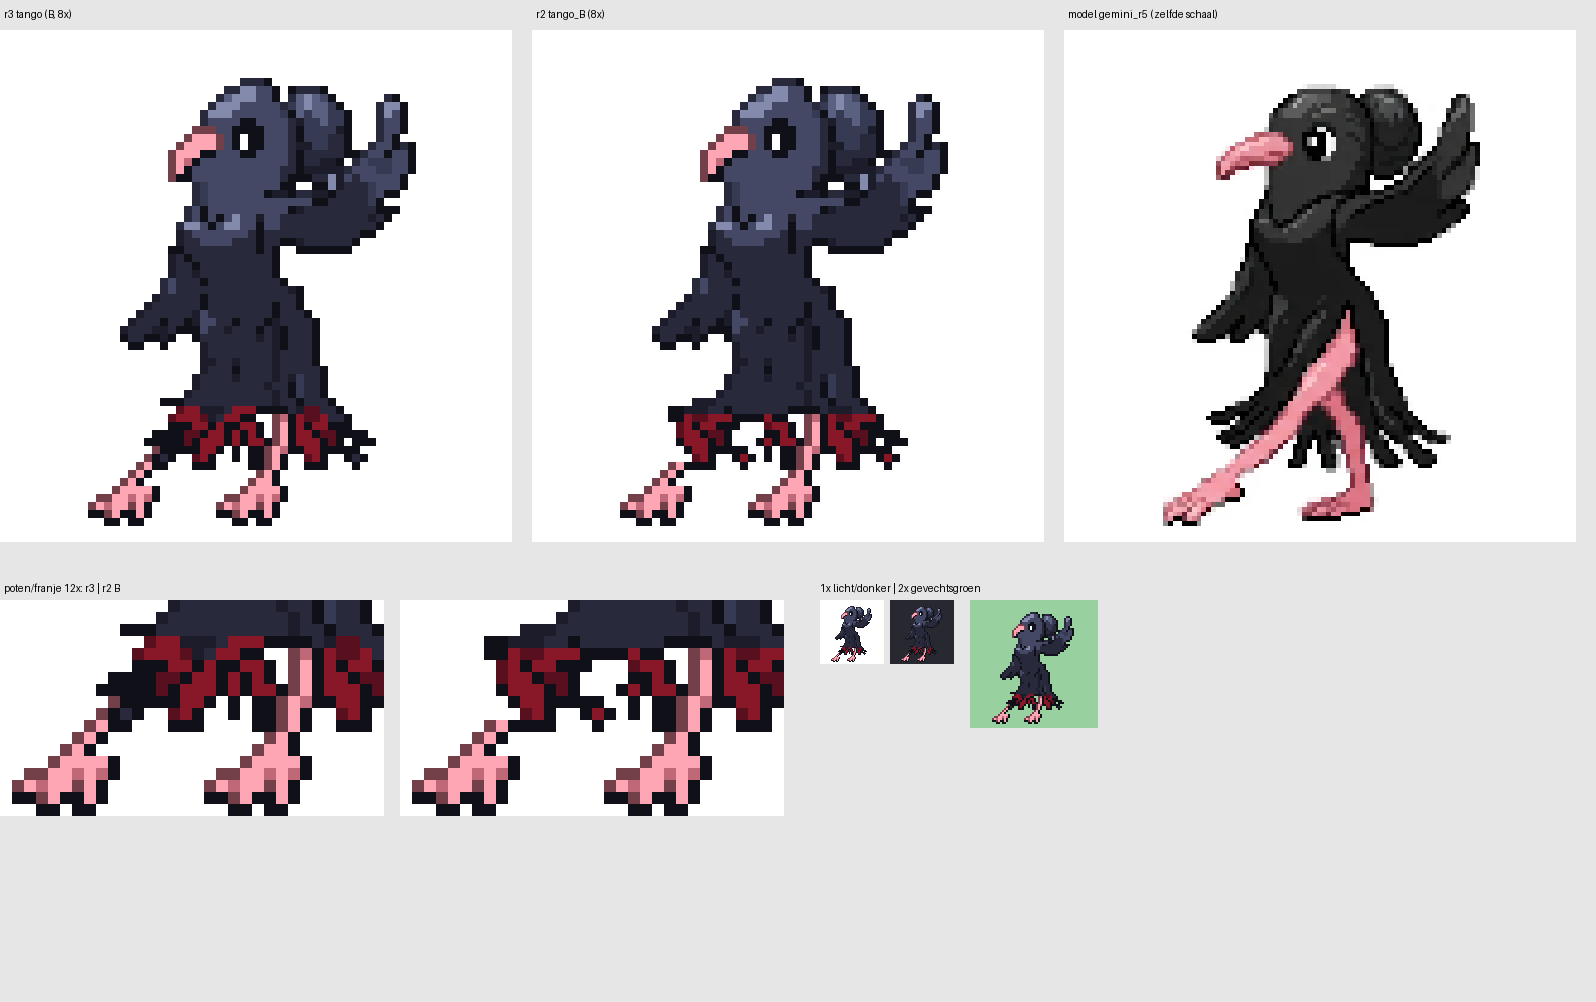

The script that saved this image:
# vel.png r3: r3 (B) | r2 B | model op 8x ; poten 12x r3|r2 ; 1x licht/donker
import numpy as np; from PIL import Image, ImageDraw
Z=8
def ld(p):
    im=Image.open(p); im.load(); return im.convert('RGBA').crop((0,0,64,64))
def op(im,bg,z):
    b=Image.new('RGB',(im.width*z,im.height*z),bg); r=im.resize(b.size,Image.NEAREST); b.paste(r,(0,0),r); return b
s3=ld('tango_r3.png'); s2=ld('../sprite_r2/tango_B.png')
a=np.asarray(s3)[:,:,3]; sy,sx=np.where(a>0)
na=np.asarray(Image.open('natief.png').convert('RGB')); bgm=na.min(2)>=225; yy,xx=np.where(~bgm)
nb=Image.fromarray(na).crop((xx.min(),yy.min(),xx.max()+1,yy.max()+1))
mod=Image.new('RGB',(512,512),'white'); m=nb.resize((int(round(nb.width*0.6*Z)),int(round(nb.height*0.6*Z))),Image.NEAREST)
mod.paste(m,((sx.max()+1)*Z-m.width,(sy.max()+1)*Z-m.height))
W=Image.new('RGB',(532*3,512+40+260+40+150),(230,230,230)); d=ImageDraw.Draw(W)
W.paste(op(s3,(255,255,255),Z),(0,30)); d.text((4,8),'r3 tango (B, 8x)',fill='black')
W.paste(op(s2,(255,255,255),Z),(532,30)); d.text((536,8),'r2 tango_B (8x)',fill='black')
W.paste(mod,(1064,30)); d.text((1068,8),'model gemini_r5 (zelfde schaal)',fill='black')
y=600; d.text((4,y-18),'poten/franje 12x: r3 | r2 B',fill='black')
W.paste(op(s3.crop((10,44,42,62)),(255,255,255),12),(0,y)); W.paste(op(s2.crop((10,44,42,62)),(255,255,255),12),(400,y))
y2=y+250; d.text((820,y-18),'1x licht/donker | 2x gevechtsgroen',fill='black')
W.paste(op(s3,(255,255,255),1),(820,y)); W.paste(op(s3,(40,40,48),1),(890,y)); W.paste(op(s3,(152,208,160),2),(970,y))
W.save('vel.png'); print(W.size)
